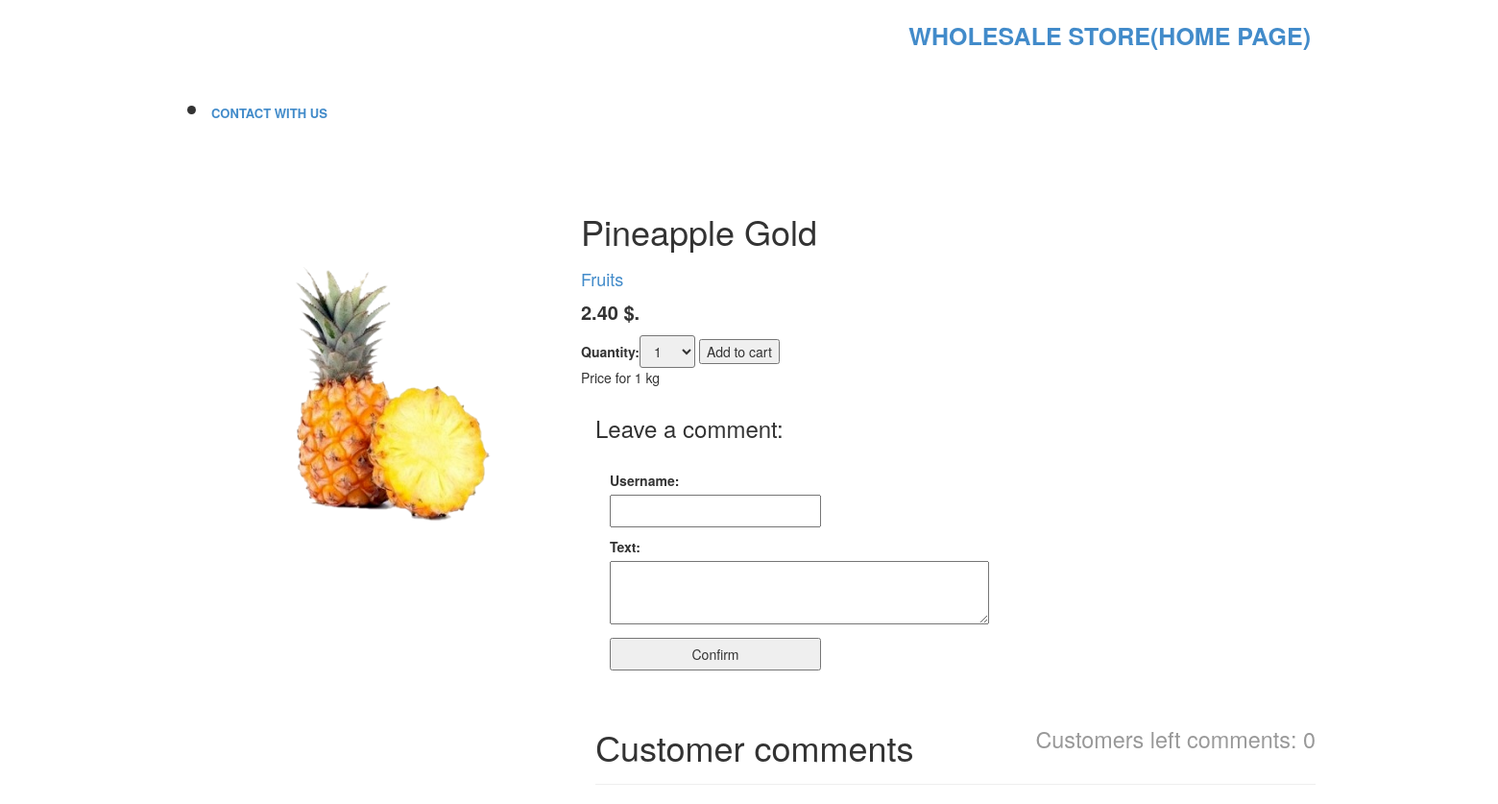
The page /6/pineapple-gold/ on the database its author committed.
### shop/models.py (models this page shows, shortened)
class Product(models.Model):
    category = models.ForeignKey(Category, related_name='products', verbose_name="Category", on_delete=models.PROTECT)
    name = models.CharField(max_length=200, db_index=True, verbose_name="Name")
    slug = models.SlugField(max_length=200, db_index=True)
    image = models.ImageField(upload_to='products/%Y/%m/%d/', blank=True, verbose_name="Product image")
    description = models.TextField(blank=True, verbose_name="description")
    price = models.DecimalField(max_digits=10, decimal_places=2, verbose_name="Price")
    stock = models.PositiveIntegerField(verbose_name="In stock")
    available = models.BooleanField(default=True, verbose_name="Available")
    created = models.DateTimeField(auto_now_add=True)
    updated = models.DateTimeField(auto_now=True)
    class Meta:
        ordering = ['name']
        index_together = [
            ['id', 'slug']
        ]

class Category(models.Model):
    name = models.CharField(max_length=200, db_index=True)
    slug = models.SlugField(max_length=200, db_index=True, unique=True)
    class Meta:
        ordering = ['name']
        verbose_name = 'Category'
        verbose_name_plural = 'Categories'
    def __str__(self):
        return self.name
    def get_absolute_url(self):
        return reverse('shop:ProductListByCategory', args=[self.slug])

### shop/views.py (the view)
# urls.py: url(r'^(?P<id>\d+)/(?P<slug>[-\w]+)/$', views.ProductDetail, name='ProductDetail'),
def ProductDetail(request, id, slug):
    product = get_object_or_404(Product, id=id, slug=slug, available=True)
    cart_product_form = CartAddProductForm()
    form = CommentCreateForm()
    context = {
        'product': product,
        'cart_product_form': cart_product_form,
        'form': form,
        'comments': Comment.objects.filter(product=product)
    }
    context.update(csrf(request))
    if request.method == 'POST':
        form = CommentCreateForm(request.POST)
        if form.is_valid():
            Comment.objects.create(product=product, username=form.data['username'], text=form.data['text'])
            return render_to_response('shop/product/detail.html', context)
    return render_to_response('shop/product/detail.html', context)

### cart/forms.py
class CartAddProductForm(forms.Form):
    quantity = forms.TypedChoiceField(choices=PRODUCT_QUANTITY_CHOICES, coerce=int)
    update = forms.BooleanField(required=False, initial=False, widget=forms.HiddenInput)

### shop/forms.py
class CommentCreateForm(forms.ModelForm):
    text = forms.CharField(widget=forms.Textarea(attrs={'cols': 50, 'rows': 3}))
    class Meta:
        model = Comment
        fields = ['username', 'text']

### shop/templates/shop/product/detail.html (shortened to what this page needs)
{% extends "shop/base.html" %}
{% load static %}
{% block content %}
  <div class="product-detail">
    <div class="col-sm-4">
      <img src="{% if product.image %}{{ product.image.url }}{% else %}{% static "img/no-image.jpg"%}{% endif %}" class="img-responsive">
    </div>
    <div class="col-sm-8">
      <h1>{{ product.name }}</h1>
      <h2><a href="{{ product.category.get_absolute_url }}">{{ product.category }}</a></h2>
      <p class="price">
        {{ product.price }} $.
      </p>
      <form action="{% url "cart:CartAdd" product.id %}" method="post">
          {{ cart_product_form }}
          <input type="submit" value="Add to cart">
      </form>
      <span>
        {{ product.description | linebreaks}}
      </span>
      <div class="container">
          <div class="row">
              <div class="col-md-8">
                  <h3>Leave a comment: </h3>
                  <div class="col-sm-4">
                    <form class="order-form" action="." method="post">
                      {{ form.as_p }}
                      <input type="submit" value="Confirm">
                    </form>
                  </div>
              </div>
          </div>
      </div>
      <div class="container">
        <div class="row">
            <div class="col-md-8">
                <div class="page-header">
                    <h1><small class="pull-right">Customers left comments: {{ comments|length }} </small> Сustomer comments  </h1>
                </div>
                </div>
            </div>
        </div>
    </div>
  </div>
{% endblock %}

### static/css/style.css (style rules this page uses)
.product-detail { margin-top: 40px; }
.price { font-weight: 600; font-size: 20px; }
.product-detail h2 { font-size: 18px; }
#id_quantity { padding: 5px 10px; border-radius: 3px; }
.order-form { margin-top: 20px; margin-bottom: 20px; }
.order-form label { display: block; }
.order-form input { width: 100%; padding: 5px 10px; }

### rows shown on the page
Product: image (picture), name "Pineapple Gold", category "Fruits", price "2.40", description "Price for 1 kg"

### other values the page prints
{{ comments|length }} "0"
